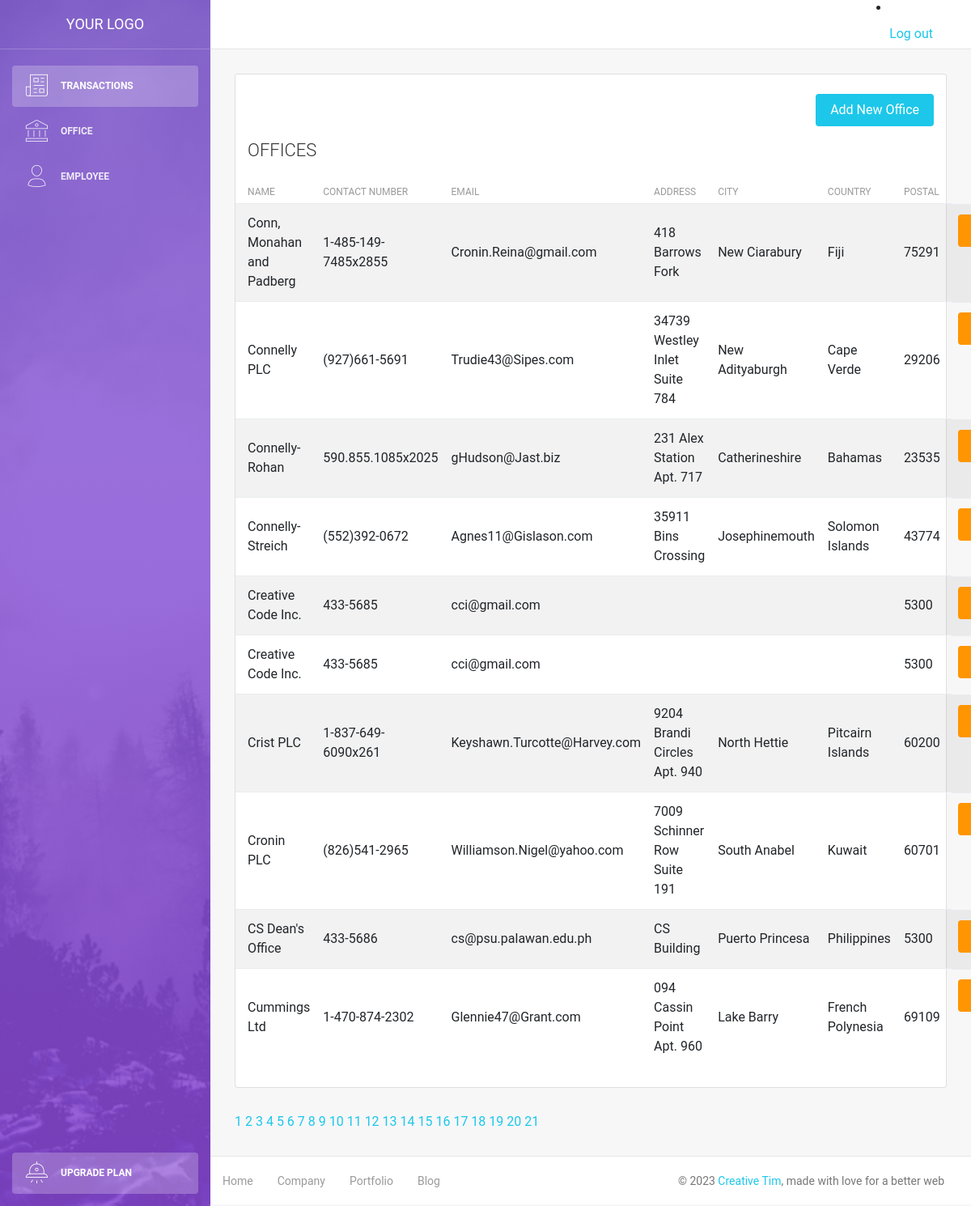
Screenshot of /office.php?page=4 with the database file from the repository.
### tables this page shows
CREATE TABLE `office` (
  `id` int(11) NOT NULL,
  `name` varchar(45) NOT NULL,
  `contactnum` varchar(45) DEFAULT NULL,
  `email` varchar(45) DEFAULT NULL,
  `address` varchar(45) DEFAULT NULL,
  `city` varchar(45) DEFAULT NULL,
  `country` varchar(45) DEFAULT NULL,
  `postal` int(11) DEFAULT NULL
);

### office.php (the view, shortened to what this page needs)
<!DOCTYPE html>
<html lang="en">
<head>
    <link rel="stylesheet" href="https://maxcdn.bootstrapcdn.com/font-awesome/latest/css/font-awesome.min.css" />
    <link href="assets/css/bootstrap.min.css" rel="stylesheet" />
    <link href="assets/css/light-bootstrap-dashboard.css?v=2.0.0 " rel="stylesheet" />
    <link href="assets/css/demo.css" rel="stylesheet" />
</head>
<body>
<?php
require ('config/db.php');
$results_per_page = 10;
$query = "SELECT * FROM office";
$result = mysqli_query($conn, $query);
$number_of_result = mysqli_num_rows($result);
$number_of_page = ceil($number_of_result / $results_per_page);
if(!isset($_GET['page'])){
    $page = 1;
}else{
    $page = $_GET['page'];
}
$page_first_result = ($page-1) * $results_per_page;
$query = 'SELECT * FROM office ORDER BY name LIMIT '. $page_first_result .',' . $results_per_page . '';
$result = mysqli_query($conn, $query);
$offices = mysqli_fetch_all($result, MYSQLI_ASSOC);
?>
    <div class="wrapper">
        <div class="sidebar" data-image="assets/img/sidebar-5.jpg">
            <div class="sidebar-wrapper">
                <?php include('includes/sidebar.php'); ?>
            </div>
        </div>
        <div class="main-panel">
        <?php include('includes/navbar.php'); ?>
            <div class="content">
                <div class="container-fluid">
                    <div class = "row">
                    <div class="col-md-12">
                            <div class="card strpied-tabled-with-hover">
                            <br/>
                            <div class="col-md-12">
                                <a href="office-add.php">
                                    <button type="submit" class="btn btn-info btn-fill pull-right">Add New Office</button>
                                </a>
                            </div>
                            <div class="card-header ">
                                    <h4 class="card-title">OFFICES</h4>
                                </div>
                                <div class="card-body table-full-width table-responsive">
                                    <table class="table table-hover table-striped">
                                    <thead>
                                        <th>Name</th>
                                        <th>Contact Number</th>
                                        <th>Email</th>
                                        <th>Address</th>
                                        <th>City</th>
                                        <th>Country</th>
                                        <th>Postal</th>
                                    </thead>
                                    <tbody>
                                        <?php foreach($offices as $office) : ?>
                                        <tr>
                                            <td><?php echo $office['name']; ?></td>
                                            <td><?php echo $office['contactnum']; ?></td>
                                            <td><?php echo $office['email']; ?></td>
                                            <td><?php echo $office['address']; ?></td>
                                            <td><?php echo $office['city']; ?></td>
                                            <td><?php echo $office['country']; ?></td>
                                            <td><?php echo $office['postal']; ?></td>
                                            <td>
                                            <a href="office-edit.php?id=<?php echo $office['id']; ?>">
                                            <button type="submit" class ="btn btn-warning btn-fill pull-right">Edit</button>
                                        </a>
                                        </td>
                                        </tr>
                                            <?php endforeach ?>
                                        </tbody>
                                    </table>
                                </div>
                            </div>
                        </div>
                    </div>
                    <?php
                for($page=1; $page <= $number_of_page; $page++){
                    echo '<a href = "office.php?page='. $page .'">  ' . $page . '</a>';
                }
            ?>
                </div>
            </div>
            <footer class="footer">
                <div class="container-fluid">
                    <nav>
                        <ul class="footer-menu">
                            <li>
                                <a href="#">
                                    Home
                                </a>
                            </li>
                            <li>
                                <a href="#">
                                    Company
                                </a>
                            </li>
                            <li>
                                <a href="#">
                                    Portfolio
                                </a>
                            </li>
                            <li>
                                <a href="#">
                                    Blog
                                </a>
                            </li>
                        </ul>
                        <p class="copyright text-center">
                            ©
                            <a href="http://www.creative-tim.com">Creative Tim</a>, made with love for a better web
                        </p>
                    </nav>
                </div>
            </footer>
        </div>
    </div>
</body>
</html>

### rows the page displays
office: name "Conn, Monahan and Padberg", contactnum "1-485-149-7485x2855", email "Cronin.Reina@gmail.com", address "418 Barrows Fork", city "New Ciarabury", country "Fiji", postal "75291"
office: name "Connelly PLC", contactnum "(927)661-5691", email "Trudie43@Sipes.com", address "34739 Westley Inlet Suite 784", city "New Adityaburgh", country "Cape Verde", postal "29206"
office: name "Connelly-Rohan", contactnum "590.855.1085x2025", email "gHudson@Jast.biz", address "231 Alex Station Apt. 717", city "Catherineshire", country "Bahamas", postal "23535"
office: name "Connelly-Streich", contactnum "(552)392-0672", email "Agnes11@Gislason.com", address "35911 Bins Crossing", city "Josephinemouth", country "Solomon Islands", postal "43774"
office: name "Creative Code Inc.", contactnum "433-5685", email "cci@gmail.com", postal "5300"
office: name "Creative Code Inc.", contactnum "433-5685", email "cci@gmail.com", postal "5300"
office: name "Crist PLC", contactnum "1-837-649-6090x261", email "Keyshawn.Turcotte@Harvey.com", address "9204 Brandi Circles Apt. 940", city "North Hettie", country "Pitcairn Islands", postal "60200"
office: name "Cronin PLC", contactnum "(826)541-2965", email "Williamson.Nigel@yahoo.com", address "7009 Schinner Row Suite 191", city "South Anabel", country "Kuwait", postal "60701"
office: name "CS Dean's Office", contactnum "433-5686", email "cs@psu.palawan.edu.ph", address "CS Building", city "Puerto Princesa", country "Philippines", postal "5300"
office: name "Cummings Ltd", contactnum "1-470-874-2302", email "Glennie47@Grant.com", address "094 Cassin Point Apt. 960", city "Lake Barry", country "French Polynesia", postal "69109"
